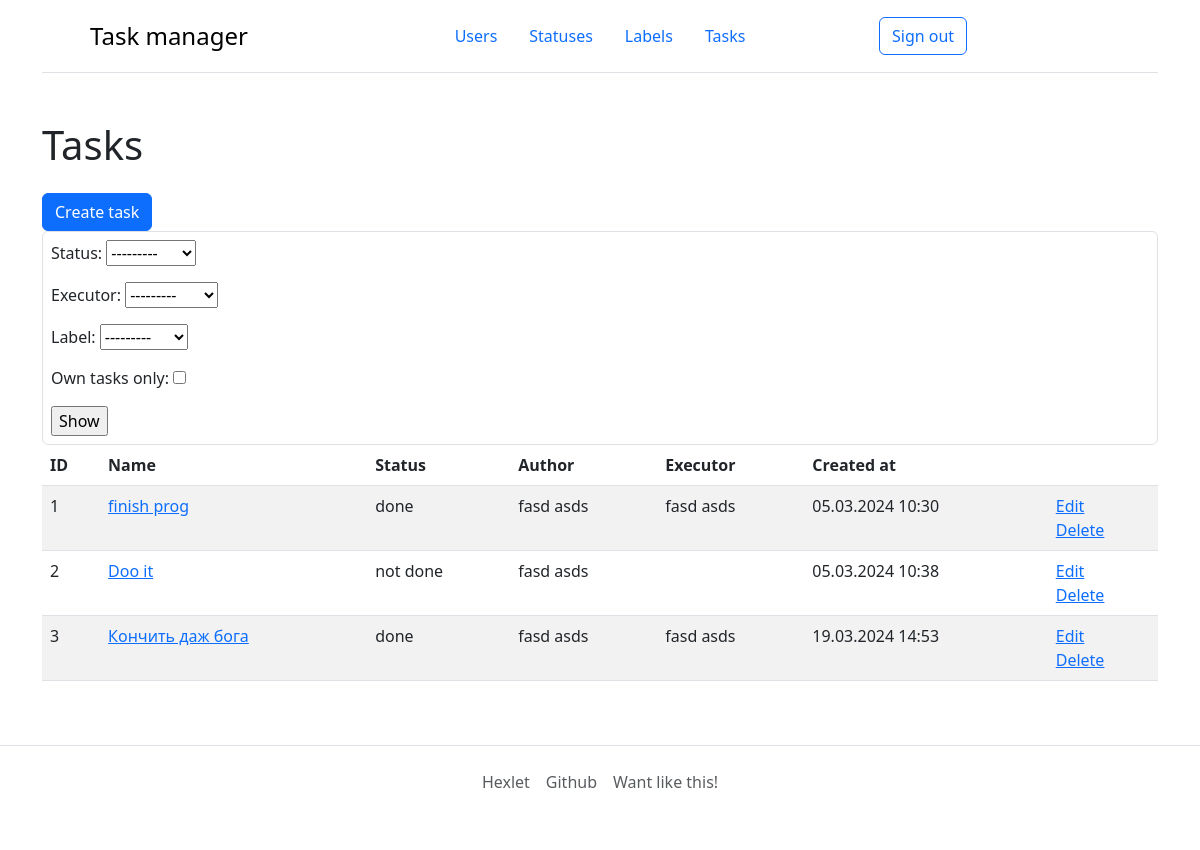
Before: /tasks/ (signed in) with the older database file.
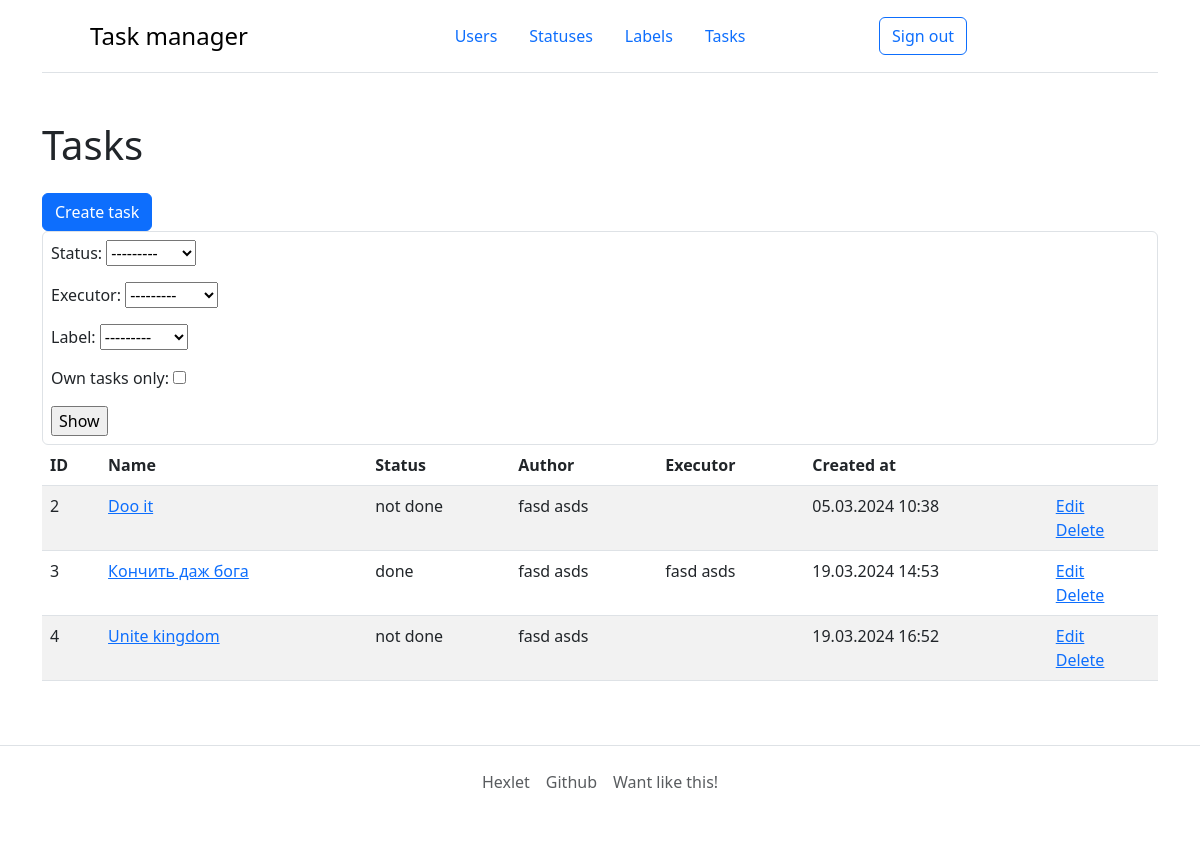
After: the same page with the newer database file.
### task_manager/statuses/models.py (models this page shows)
class Status(models.Model):
    name = models.CharField(max_length=255, unique=True)
    created_at = models.DateTimeField(auto_now_add=True)
    def __str__(self):
        return self.name
    class Meta:
        verbose_name = _('Status')
        verbose_name_plural = _('Statuses')

### task_manager/labels/models.py (models this page shows)
class Label(models.Model):
    name = models.CharField(max_length=255,
                            unique=True)
    created_at = models.DateTimeField(auto_now_add=True)
    def __str__(self):
        return self.name
    class Meta:
        verbose_name = _('Label')

### task_manager/tasks/models.py (models this page shows)
class Task(models.Model):
    name = models.CharField(max_length=255, unique=True)
    description = models.TextField(blank=True)
    author = models.ForeignKey(User, on_delete=models.PROTECT)
    status = models.ForeignKey(Status, on_delete=models.PROTECT)
    label_set = models.ManyToManyField(Label, through='Membership')
    executor = models.ForeignKey(User, on_delete=models.PROTECT, null=True,
                                 blank=True, related_name='tasks_todo')
    created_at = models.DateTimeField(auto_now_add=True)
    class Meta:
        verbose_name = _('Task')

### task_manager/tasks/views.py (the view)
# urls.py: path('', TaskListView.as_view(), name='tasks_index'),
class TaskListView(LoginRequired, FilterView,
                   ListView):
    model = Task
    template_name = 'tasks/index.html'
    context_object_name = 'tasks'
    filterset_class = TaskFilter

### task_manager/service_tools/permissions.py (called while the page is built)
    def dispatch(self, request, *args, **kwargs):
        if not request.user.is_authenticated:
            messages.error(request, self.err_message)
            return redirect(reverse_lazy('login'))
        return super().dispatch(request, *args, **kwargs) # noqa

### task_manager/users/models.py (called while the page is built)
def __str__(self):
    return self.get_full_name()

### task_manager/templates/tasks/index.html (shortened to what this page needs)
{% extends 'basement.html' %}
{% load django_bootstrap5 i18n %}
{% block content %}
<h1 class="my-4">{% trans 'Tasks' %}</h1>
<form action="{% url 'tasks_create' %}">
    {% trans 'Create task' as button_name %}
    {% bootstrap_button button_type='submit' content=button_name %}
</form>
<div class="text-start container border rounded p-2">
	<form class="form m-0" action="" method="get">
		{{ filter.form.as_p }}
		<input type="submit" name="filter" value="{% translate 'Show' %}">
	</form>
</div>
<table class="table table-striped">
    <thead>
        <tr>
            <th>ID</th>
            <th>{% trans 'Name' %}</th>
            <th>{% trans 'Status' %}</th>
            <th>{% trans 'Author' %}</th>
            <th>{% trans 'Executor' %}</th>
            <th>{% trans 'Created at' %}</th>
            <th></th>
        </tr>
    </thead>
    {% if tasks %}
    <tbody>
        {% for task in tasks %}
        <tr>
            <td>{{ task.pk }}</td>
            <td><a href="{% url 'tasks_detail' task.pk %}">{{ task.name }}</a></td>
            <td>{{ task.status.name }}</td>
            <td>{{ task.author.full_name }}</td>
            <td>{{ task.executor.full_name }}</td>
            <td>{{ task.created_at|date:"d.m.Y H:i" }}</td>
            <td>
                <a href="{% url 'tasks_update' task.pk %}">{% trans 'Edit' %}</a>
                <br>
                <a href="{% url 'tasks_delete' task.pk %}">{% trans 'Delete' %}</a>
            </td>
        </tr>
        {% endfor %}
    </tbody>
    {% endif %}
</table>
{% endblock %}

### task_manager/templates/basement.html (shortened to what this page needs)
<!DOCTYPE html>
{% load django_bootstrap5 i18n static %}
{% bootstrap_css %}
{% get_current_language as LANGUAGE_CODE %}
<html lang='{{ LANGUAGE_CODE }}'>
<head>
    <link href="https://cdn.jsdelivr.net/npm/bootstrap@5.2.0/dist/css/bootstrap.min.css" rel="stylesheet"
>
    {% trans 'Task manager' as title_ %}
</head>
<body class="min-vh-100 d-flex flex-column">
  <div class="container">
    <header class="d-flex flex-wrap align-items-center justify-content-center justify-content-md-between py-3 mb-4 border-bottom">
      <div class="col-md-3 mb-2 mb-md-0">
        <a href="/" class="d-flex align-items-center mb-3 mb-md-0 me-md-auto link-body-emphasis text-decoration-none">
        <svg class="bi me-2" width="40" height="32"><use xlink:href="#bootstrap"/></svg>
        <span class="fs-4">{{ title_ }}</span>
      </a>
      </div>
          {% include 'components/navbar.html' %}
    </header>
  </div>
    <div class="container wrapper flex-grow-1">
        {% block content %}
        {% endblock %}
    </div>
  <footer class="border-top py-3 mt-5 flex-shrink-0">
      <div class="container">
    <ul class="nav justify-content-center pb-3 mb-3">
      <li class="nav-item"><a href="https://ru.hexlet.io" class="nav-link px-2 text-body-secondary">Hexlet</a></li>
      <li class="nav-item"><a href="https://github.com/HugoTheDeveloper/task-manager" class="nav-link px-2 text-body-secondary">Github</a></li>
      <li class="nav-item"><a href="https://t.me/bigabaga" class="nav-link px-2 text-body-secondary">{% trans 'Want like this!' %} </a></li>
    </ul>
      </div>
  </footer>
</body>
</html>

### task_manager/templates/components/navbar.html (shortened to what this page needs)
{% load django_bootstrap5 i18n %}
<ul class="nav nav-pills">
    <li class="nav-item"><a href="{% url 'users_index' %}" class="nav-link">{% trans 'Users' %}</a></li>
    {% with user.is_authenticated as authenticated %}
    {% if authenticated %}
    <li class="nav-item"><a href="{% url 'status_index' %}" class="nav-link">{% trans 'Statuses' %}</a></li>
    <li class="nav-item"><a href="{% url 'labels_index'%}" class="nav-link">{% trans 'Labels' %}</a></li>
    <li class="nav-item"><a href="{% url 'tasks_index' %}" class="nav-link">{% trans 'Tasks' %}</a></li>
    {% endif %}
</ul>
<div class="col-md-3 d-flex text-end ">
    {% if authenticated %}
    <form class="form" action="{% url 'logout' %}" method="post">
        <button type="submit" class="btn btn-outline-primary me-2">{% trans 'Sign out' %}</button>
    </form>
    {% endif %}
</div>
{% endwith %}

Changed rows visible on the page:
removed Task: pk "1", name "finish prog", status.name "done", author.full_name "fasd asds", executor.full_name "fasd asds", created_at "05.03.2024 10:30"
added Task: pk "4", name "Unite kingdom", status.name "not done", author.full_name "fasd asds", created_at "19.03.2024 16:52"
